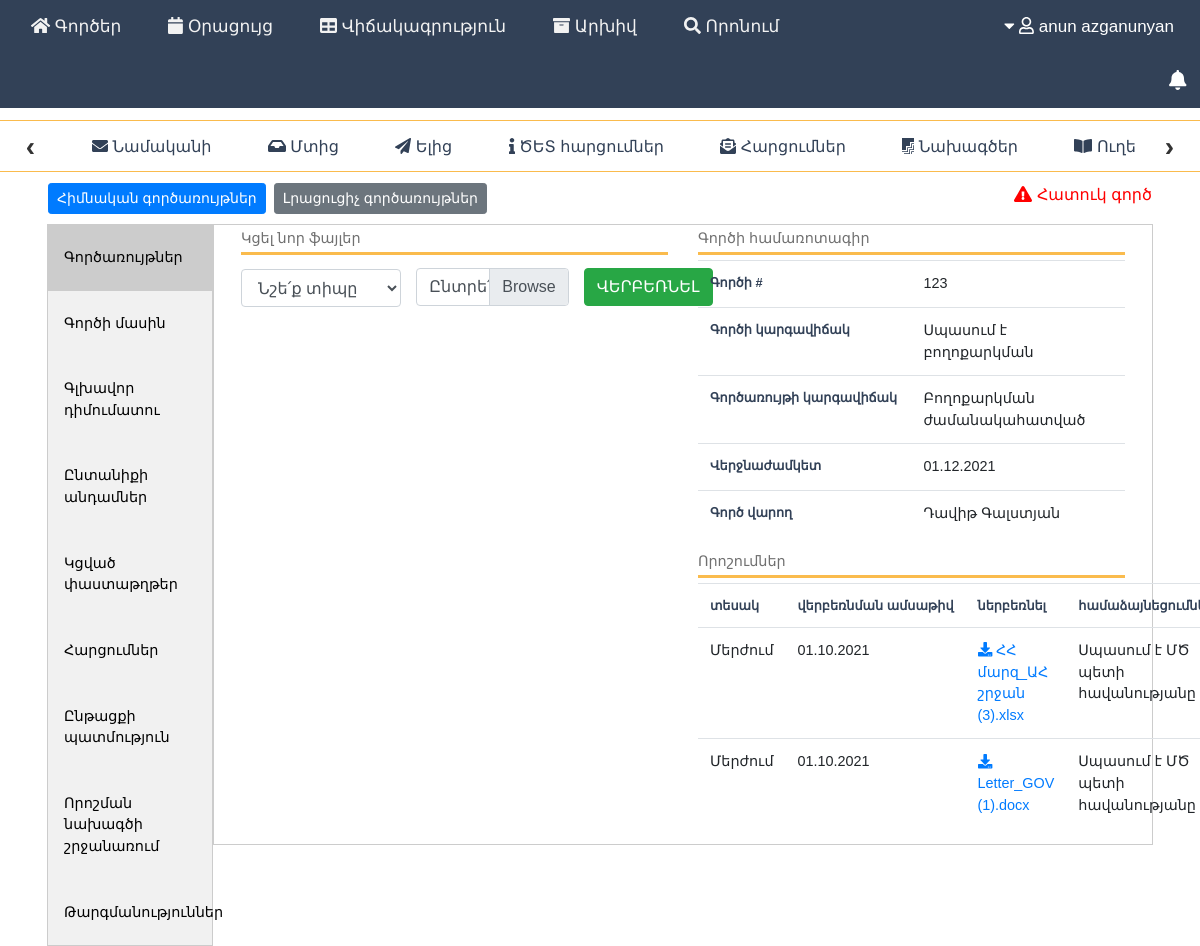
The app's page /user.php?page=cases&homepage=case_page&case=123 (signed in) with its own data.
### tables this page shows
CREATE TABLE `tb_decisions` (
  `decision_id` int(10) NOT NULL,
  `case_id` int(10) NOT NULL,
  `decision_file` varchar(250) NOT NULL,
  `decision_type` int(11) NOT NULL,
  `decison_date` timestamp NOT NULL DEFAULT current_timestamp() ON UPDATE current_timestamp(),
  `decision_status` int(11) NOT NULL,
  `actual` int(11) NOT NULL DEFAULT 0
);

CREATE TABLE `tb_decision_types` (
  `decision_type_id` int(10) NOT NULL,
  `decision_type` varchar(50) NOT NULL
);

CREATE TABLE `tb_decision_status` (
  `decision_status_id` int(10) NOT NULL,
  `decision_status` varchar(50) NOT NULL
);

### config/query_case.php (called while the page is built, shortened)
<?php
$case = $_GET['case'];
$sql_case = "SELECT a.case_id,  a.comment, a.case_status AS CASE_STATUS_ID, b.f_name_arm, b.l_name_arm, c.sign_status, d.status, a.application_date, a.unaccompanied_child, a.separated_child, a.single_parent, a.prefered_language, a.preferred_lawyer, a.contact_tel, a.RA_marz, a.RA_community, a.RA_settlement, a.mul_num, a.mul_date, a.RA_street, a.RA_building, a.RA_apartment, a.officer, j.ADM1_ARM AS MARZ, k.ADM3_ARM AS COMMUNITY, l.ADM4_ARM AS SETTLEMENT, m.deadline, d.status_id AS SIGN_STATUS_ID, a.special, a.reopened, c.sign_date, e.case_status, a.input_date,  a.reopened, a.attached_case, q.cover_status,
c.sign_by, CONCAT(f.f_name, ' ', f.l_name) AS SIGNER_NAME,
a.officer, CONCAT(g.f_name, ' ', g.l_name) AS OFFICER_NAME,
a.MS_lawyer, CONCAT(o.f_name, ' ', o.l_name) AS LAWYER_NAME,
a.reg_by,  CONCAT(i.f_name, ' ', i.l_name) AS REG_NAME,
c.processor, CONCAT(h.f_name, ' ', h.l_name) AS PROCESSOR_NAME
FROM tb_case a
INNER JOIN tb_person b ON a.case_id = b.case_id
INNER JOIN tb_process c ON a.case_id = c.case_id
INNER JOIN tb_sign_status d ON d.status_id = c.sign_status
INNER JOIN tb_case_status e ON a.case_status = e.case_status_id
INNER JOIN users f ON c.sign_by = f.id
LEFT JOIN users g ON a.officer = g.id
INNER JOIN users h ON c.processor = h.id
INNER JOIN users i ON a.reg_by = i.id
INNER JOIN tb_marz j ON a.RA_marz = j.marz_id
INNER JOIN tb_arm_com k ON a.RA_community = k.community_id
INNER JOIN tb_settlement l ON a.RA_settlement = l.settlement_id
LEFT JOIN tb_deadline m ON a.case_id = m.case_id
LEFT JOIN users o ON a.MS_lawyer = o.id
LEFT JOIN tb_cover_files q ON a.case_id = q.case_id
WHERE a.case_id = $case AND c.actual = '1' AND m.actual_dead = '1' ";
$result_case = $conn->query($sql_case);
  if ($result_case->num_rows > 0)
{
      $row = $result_case->fetch_assoc();
      $sign_status = $row['status'];
      $case_status = $row['CASE_STATUS_ID'];
      $case_status_text = $row['case_status'];
      $deadline_1 = date("d.m.Y", strtotime($row['deadline']));
      $officer = $row['OFFICER_NAME'];
      $special_case = $row['special'];
    }
?>

### pages/subpages/case_page.php (the view, shortened to what this page needs)
<?php
  require_once 'config/connect.php';
  require_once 'config/query_case.php';
  $case = $_GET['case'];
    $decession_files = "SELECT * FROM tb_decisions a INNER JOIN tb_decision_types b On a.decision_type = b.decision_type_id INNER JOIN tb_decision_status c ON a.decision_status = c.decision_status_id WHERE a.case_id = $case";
    $result_decision_file = $conn->query($decession_files);
?>
  <div class="btn_area">
  <div class="row" >
<div class="dropdown ml-3">
  <button class="btn btn-primary btn-sm">Հիմնական գործառույթներ</button>
</div>
<div class="dropdown ml-2">
  <button class="btn btn-secondary btn-sm">Լրացուցիչ գործառույթներ</button>
</div>
    <div style="width: 50%;" class="ml-auto mr-3">
        <?php if($special_case == 1) { ?>
           <span style="float: right; color:red; font-size: 1em;"><i class="fas fa-exclamation-triangle ml-2"></i> Հատուկ գործ</span>
        <?php }
        ?>
    </div>
</div>
</div>
<div class="case_area">
<div class="tab">
  <button class="tablinks" onclick="openCity(event, 'functions')" id="defaultOpen">Գործառույթներ</button>
  <button class="tablinks" onclick="openCity(event, 'reason_sequence')">Գործի մասին</button>
  <button class="tablinks" onclick="openCity(event, 'main_applicant')">Գլխավոր դիմումատու</button>
  <button class="tablinks" onclick="openCity(event, 'family')" id="familyTab">Ընտանիքի անդամներ</button>
  <button class="tablinks" onclick="openCity(event, 'additional_data')">Կցված փաստաթղթեր</button>
  <button class="tablinks" onclick="openCity(event, 'coi')">Հարցումներ </button>
  <button class="tablinks" onclick="openCity(event, 'case_history')">Ընթացքի պատմություն</button>
  <button class="tablinks" onclick="openCity(event, 'files')">Որոշման նախագծի շրջանառում</button>
  <button class="tablinks" onclick="openCity(event, 'translations')">Թարգմանություններ</button>
</div>
<div id="functions" class="tabcontent">
    <div class="col-md-12">
      <div class="row">
      <div class="col-md-6">
        <?php
          if($_SESSION['role'] === 'admin' || $_SESSION['role'] === 'operator' || $_SESSION['role'] === 'officer' || $_SESSION['role'] === 'coispec' || $_SESSION['role'] === 'lawyer')
                        {
        ?>
                <h5 class="sub_title" style="margin-top: 5px;">Կցել նոր ֆայլեր </h5>
                <div class="row">
                <div class="col-md-5 mt-1">
                <form method="POST" action="config/config.php" enctype="multipart/form-data">
                  <select class="form-control" name="file_person_case" id="file_type_select">
                    <option value="" selected disabled hidden>Նշե՛ք տիպը</option>
                  </select>
                </div>
                <div class="form-group custom-file col-md-4 mt-2">
                  <label class="custom-file-label" for="customFile">Ընտրե՛ք ֆայլը</label>
                </div>
                <div class="col-md-3 mt-2">
                  <button class="btn btn-success" type="submit" name="upload_file" id="upload_file">ՎԵՐԲԵՌՆԵԼ</button>
                </div>
              </div>
             <?php }?>
      </div>
      <div class="col-md-6">
        <h5 class="sub_title" style="margin-top: 5px;">Գործի համառոտագիր</h5>
            <table class="table">
              <tr>
                <th class="table_a">Գործի #</th>
                <td style="height: 10px;"><?php echo $case?></td>
              </tr>
              <tr>
                <th class="table_a">Գործի կարգավիճակ</th>
                <td><?php echo $case_status_text?></td>
              </tr>
               <tr>
                <th class="table_a">Գործառույթի կարգավիճակ</th>
                <td><?php echo $sign_status ?></td>
              </tr>
              <tr>
                <th class="table_a">Վերջնաժամկետ</th>
                <td><?php echo $deadline_1 ?></td>
              </tr>
              <tr>
                <th class="table_a">Գործ վարող</th>
                <?php
                if($case_status == 2){
                ?>
                <td><?php echo $lawyer ?></td>
                <?php }
                else{
                    ?>
                <td><?php echo $officer ?></td>
                <?php
                }
                ?>
              </tr>
            </table>
            <?php
          if($_SESSION['role'] === 'admin' || $_SESSION['role'] === 'officer' || $_SESSION['role'] === 'devhead' || $_SESSION['role'] === 'head' || $_SESSION['role'] === 'operator' || $_SESSION['role'] === 'operator' || $_SESSION['role'] === 'operator')
                        {
        ?>
            <h5 class="sub_title" style="margin-top: 5px;">Որոշումներ </h5>
            <table class="table">
                   <tr>
                     <th class="table_a1">տեսակ</th>
                     <th class="table_a1">վերբեռնման ամսաթիվ</th>
                     <th class="table_a1">ներբեռնել</th>
                     <th class="table_a1">համաձայնեցումներ</th>
                   </tr>
                   <?php
                   while ($row_files = mysqli_fetch_array($result_decision_file)) {
                    $file_type = $row_files['decision_type'];
                    $uploaded = date("d.m.Y", strtotime($row_files['decison_date']));
                    $file_name = $row_files['decision_file'];
                    $decision_status = $row_files['decision_status'];
                   ?>
                   <tr>
                     <td><?php echo $file_type ?></td>
                     <td><?php echo $uploaded ?></td>
                     <td><a href="uploads/<?= $row_files['case_id'].'/'.$row_files['file_name'] ?>" download> <i class="fa fa-download" aria-hidden="true"></i>  <?php echo $file_name ?>  </a></td>
                     <td> <?php echo $decision_status ?> </td>
                   </tr>
                <?php } ?>
            </table>
              <?php }?>
      </div>
      </div>
    </div>
</div>
<?php
 require_once 'config/query_case.php';
?>

### includes/css/style.css (style rules this page uses)
* { margin: 0; padding: 0; box-sizing: border-box; }
body { font-family:Arial; background-color: #F0F0F0; }
.form-control { margin-top: 5px; margin-bottom: 15px; }
:root { --bglight: #007bff; --bgdark: #090cd3; --fontlight:#fff; --fontdark: #EFAC34; --headerbg: #324157; --bodyColor: f0f0f0; }

### includes/css/case_page.css (style rules this page uses)
* { box-sizing: border-box }
body { font-family: arial, sans-serif; }
.tab { float: left; border: 1px solid #ccc; background-color: #f1f1f1; width: 15%; height: auto; min-height: 600px; font-size: 0.9em; }
.tab button { display: block; background-color: inherit; color: black; padding: 22px 16px; width: 100%; border: none; outline: none; text-align: left; cursor: pointer; transition: 0.3s; }
.tab button.active { background-color: #ccc; }
.tabcontent { float: left; padding: 0px 12px; border: 1px solid #ccc; width: 85%; min-height: 600px; height: auto; }
.case_area { width: 96%; margin-left: 2%; }
.sub_title { font-size: 0.9em; color: #707070; margin-bottom: 5px; padding-bottom: 5px; border-bottom: solid 3px #FABB4D; }
.table_a { font-size: 0.8em; color: #324157; width: 50%; height: 10px; }
.table_a td, th { overflow: hidden; height: 14px; white-space: nowrap; }
.table_a1 { font-size: 0.8em; color: #324157; width: 25%; height: 10px; }
.table_a1 td, th { overflow: hidden; height: 14px; white-space: nowrap; }
.table_a2 td, th { overflow: hidden; height: 14px; white-space: nowrap; }
.dropdown { position: relative; display: inline-block; }
.btn_area { width: 96%; margin-left: 2%; margin-top: 1%; margin-bottom: 10px; }
.table_drafts td, th { overflow: hidden; height: 14px; white-space: nowrap; }

### records on screen
tb_decisions: tb_decision_types.decision_type "Մերժում", decison_date "01.10.2021", decision_file "ՀՀ մարզ_ԱՀ շրջան (3).xlsx", tb_decision_status.decision_status "Սպասում է ՄԾ պետի հավանությանը"
tb_decisions: tb_decision_types.decision_type "Մերժում", decison_date "01.10.2021", decision_file "Letter_GOV (1).docx", tb_decision_status.decision_status "Սպասում է ՄԾ պետի հավանությանը"

### other values on screen
$f_name "anun"
$l_name "azganunyan"
$case "123"
$case_status_text "Սպասում է բողոքարկման"
$sign_status "Բողոքարկման ժամանակահատված"
$deadline_1 "01.12.2021"
$officer "Դավիթ Գալստյան"
